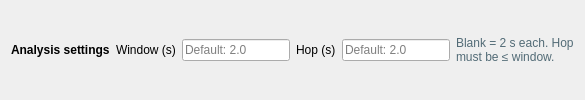
                                  <widget class="QFrame" name="pannsSettingsFrame">
                                    <property name="styleSheet">
                                      <string>QFrame#pannsSettingsFrame {background:#F5F9F9;border:1px solid #D7E3E6;border-radius:6px;}</string>
                                    </property>
                                    <layout class="QHBoxLayout" name="pannsSettingsLayout">
                                      <item>
                                        <widget class="QLabel" name="pannsSettingsTitle">
                                          <property name="text">
                                            <string>Analysis settings</string>
                                          </property>
                                          <property name="styleSheet">
                                            <string>font-weight:600;border:none;</string>
                                          </property>
                                        </widget>
                                      </item>
                                      <item>
                                        <widget class="QLabel" name="pannsWindowInputLabel">
                                          <property name="text">
                                            <string>Window (s)</string>
                                          </property>
                                          <property name="styleSheet">
                                            <string>border:none;</string>
                                          </property>
                                          <property name="buddy">
                                            <cstring>pannsWindowInput</cstring>
                                          </property>
                                        </widget>
                                      </item>
                                      <item>
                                        <widget class="QLineEdit" name="pannsWindowInput">
                                          <property name="placeholderText">
                                            <string>Default: 2.0</string>
                                          </property>
                                          <property name="clearButtonEnabled">
                                            <bool>true</bool>
                                          </property>
                                          <property name="toolTip">
                                            <string>Audio duration analyzed by PANNs for each prediction. Range: 2–30 seconds. Leave empty for 2 seconds.</string>
                                          </property>
                                          <property name="accessibleName">
                                            <string>Window (s)</string>
                                          </property>
                                          <property name="maximumSize">
                                            <size>
                                              <width>180</width>
                                              <height>16777215</height>
                                            </size>
                                          </property>
                                        </widget>
                                      </item>
                                      <item>
                                        <widget class="QLabel" name="pannsHopInputLabel">
                                          <property name="text">
                                            <string>Hop (s)</string>
                                          </property>
                                          <property name="styleSheet">
                                            <string>border:none;</string>
                                          </property>
                                          <property name="buddy">
                                            <cstring>pannsHopInput</cstring>
                                          </property>
                                        </widget>
                                      </item>
                                      <item>
                                        <widget class="QLineEdit" name="pannsHopInput">
                                          <property name="placeholderText">
                                            <string>Default: 2.0</string>
                                          </property>
                                          <property name="clearButtonEnabled">
                                            <bool>true</bool>
                                          </property>
                                          <property name="toolTip">
                                            <string>Time advanced between predictions. Range: 0.1 seconds to the window length. Leave empty for 2 seconds.</string>
                                          </property>
                                          <property name="accessibleName">
                                            <string>Hop (s)</string>
                                          </property>
                                          <property name="maximumSize">
                                            <size>
                                              <width>180</width>
                                              <height>16777215</height>
                                            </size>
                                          </property>
                                        </widget>
                                      </item>
                                      <item>
                                        <widget class="QLabel" name="pannsSettingsHint">
                                          <property name="text">
                                            <string>Blank = 2 s each. Hop must be ≤ window.</string>
                                          </property>
                                          <property name="wordWrap">
                                            <bool>true</bool>
                                          </property>
                                          <property name="styleSheet">
                                            <string>font-size:12px;color:#526B76;border:none;</string>
                                          </property>
                                        </widget>
                                      </item>
                                    </layout>
                                  </widget>
